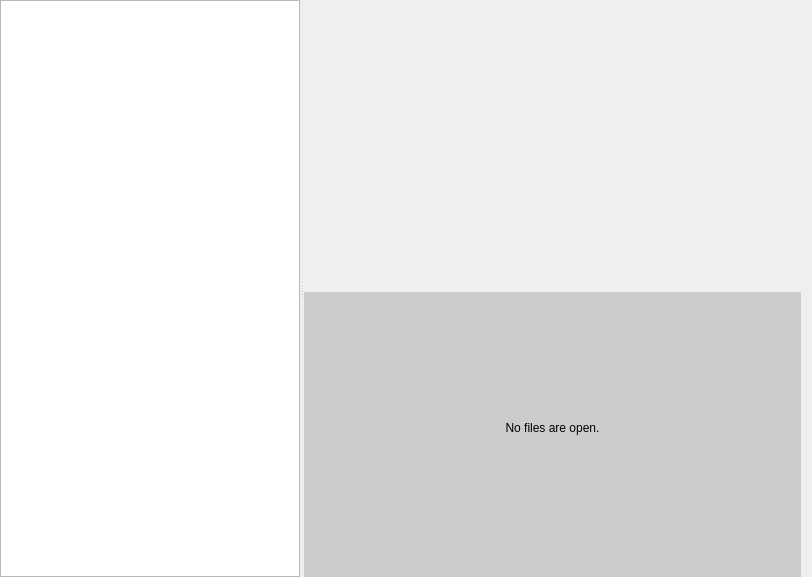
<?xml version="1.0" encoding="UTF-8"?>
<ui version="4.0">
 <class>NCodeWidget</class>
 <widget class="QWidget" name="NCodeWidget">
  <property name="geometry">
   <rect>
    <x>0</x>
    <y>0</y>
    <width>812</width>
    <height>577</height>
   </rect>
  </property>
  <property name="windowTitle">
   <string>Form</string>
  </property>
  <layout class="QHBoxLayout" name="horizontalLayout">
   <property name="leftMargin">
    <number>0</number>
   </property>
   <property name="topMargin">
    <number>0</number>
   </property>
   <property name="bottomMargin">
    <number>0</number>
   </property>
   <item>
    <widget class="QSplitter" name="splitter">
     <property name="orientation">
      <enum>Qt::Horizontal</enum>
     </property>
     <widget class="NTreeView" name="fileTreeView">
      <property name="sizePolicy">
       <sizepolicy hsizetype="Expanding" vsizetype="Expanding">
        <horstretch>0</horstretch>
        <verstretch>0</verstretch>
       </sizepolicy>
      </property>
      <property name="maximumSize">
       <size>
        <width>300</width>
        <height>16777215</height>
       </size>
      </property>
      <property name="contextMenuPolicy">
       <enum>Qt::CustomContextMenu</enum>
      </property>
      <property name="editTriggers">
       <set>QAbstractItemView::NoEditTriggers</set>
      </property>
      <property name="dragDropMode">
       <enum>QAbstractItemView::InternalMove</enum>
      </property>
      <property name="alternatingRowColors">
       <bool>true</bool>
      </property>
      <attribute name="headerVisible">
       <bool>false</bool>
      </attribute>
     </widget>
     <widget class="QWidget" name="layoutWidget">
      <layout class="QVBoxLayout" name="verticalLayout">
       <item>
        <widget class="QTabWidget" name="fileTabWidget">
         <property name="currentIndex">
          <number>-1</number>
         </property>
         <property name="documentMode">
          <bool>true</bool>
         </property>
         <property name="tabsClosable">
          <bool>true</bool>
         </property>
         <property name="movable">
          <bool>true</bool>
         </property>
        </widget>
       </item>
       <item>
        <widget class="QLabel" name="tabBackgroundWidget">
         <property name="sizePolicy">
          <sizepolicy hsizetype="Expanding" vsizetype="Expanding">
           <horstretch>0</horstretch>
           <verstretch>0</verstretch>
          </sizepolicy>
         </property>
         <property name="styleSheet">
          <string notr="true">QLabel {
  background:#cccccc;
}</string>
         </property>
         <property name="text">
          <string>No files are open.
</string>
         </property>
         <property name="alignment">
          <set>Qt::AlignCenter</set>
         </property>
        </widget>
       </item>
      </layout>
     </widget>
    </widget>
   </item>
  </layout>
 </widget>
 <customwidgets>
  <customwidget>
   <class>NTreeView</class>
   <extends>QTreeView</extends>
   <header>n_tree_view.h</header>
   <slots>
    <signal>dropped(QString,QString)</signal>
   </slots>
  </customwidget>
 </customwidgets>
 <resources/>
 <connections/>
 <slots>
  <slot>openFile(QModelIndex)</slot>
  <slot>contextMenu(QPoint)</slot>
  <slot>updateTabForDropped(QString,QString)</slot>
  <slot>closeFile(int)</slot>
 </slots>
</ui>
